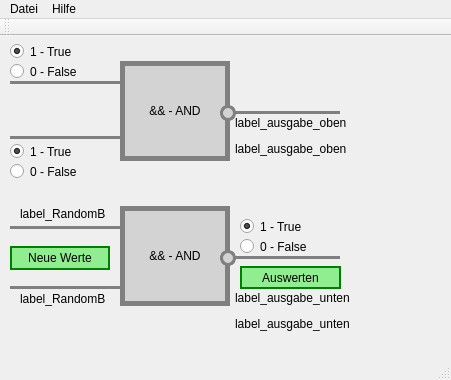
<?xml version="1.0" encoding="UTF-8"?>
<ui version="4.0">
 <class>frm_Main</class>
 <widget class="QMainWindow" name="frm_Main">
  <property name="geometry">
   <rect>
    <x>0</x>
    <y>0</y>
    <width>451</width>
    <height>380</height>
   </rect>
  </property>
  <property name="windowTitle">
   <string>Logikgatter</string>
  </property>
  <property name="windowIcon">
   <iconset resource="Ressourcen.qrc">
    <normaloff>:/images/cyb_strudel_48x48.png</normaloff>:/images/cyb_strudel_48x48.png</iconset>
  </property>
  <widget class="QWidget" name="centralWidget">
   <widget class="QLabel" name="label_operator_oben">
    <property name="geometry">
     <rect>
      <x>120</x>
      <y>25</y>
      <width>110</width>
      <height>100</height>
     </rect>
    </property>
    <property name="styleSheet">
     <string notr="true">background: lightgrey;
border: 5px solid grey;</string>
    </property>
    <property name="text">
     <string>&amp;&amp; - AND</string>
    </property>
    <property name="alignment">
     <set>Qt::AlignCenter</set>
    </property>
   </widget>
   <widget class="QRadioButton" name="Radio_A1">
    <property name="geometry">
     <rect>
      <x>10</x>
      <y>5</y>
      <width>100</width>
      <height>21</height>
     </rect>
    </property>
    <property name="text">
     <string>1 - True</string>
    </property>
    <property name="checked">
     <bool>true</bool>
    </property>
    <attribute name="buttonGroup">
     <string notr="true">buttonGroup</string>
    </attribute>
   </widget>
   <widget class="QRadioButton" name="Radio_A0">
    <property name="geometry">
     <rect>
      <x>10</x>
      <y>25</y>
      <width>100</width>
      <height>21</height>
     </rect>
    </property>
    <property name="text">
     <string>0 - False</string>
    </property>
    <attribute name="buttonGroup">
     <string notr="true">buttonGroup</string>
    </attribute>
   </widget>
   <widget class="QRadioButton" name="Radio_B1">
    <property name="geometry">
     <rect>
      <x>10</x>
      <y>105</y>
      <width>100</width>
      <height>21</height>
     </rect>
    </property>
    <property name="text">
     <string>1 - True</string>
    </property>
    <property name="checked">
     <bool>true</bool>
    </property>
    <attribute name="buttonGroup">
     <string notr="true">buttonGroup_2</string>
    </attribute>
   </widget>
   <widget class="QRadioButton" name="Radio_B0">
    <property name="geometry">
     <rect>
      <x>10</x>
      <y>125</y>
      <width>100</width>
      <height>21</height>
     </rect>
    </property>
    <property name="text">
     <string>0 - False</string>
    </property>
    <attribute name="buttonGroup">
     <string notr="true">buttonGroup_2</string>
    </attribute>
   </widget>
   <widget class="QRadioButton" name="Radio_C2">
    <property name="geometry">
     <rect>
      <x>240</x>
      <y>200</y>
      <width>100</width>
      <height>21</height>
     </rect>
    </property>
    <property name="text">
     <string>0 - False</string>
    </property>
    <attribute name="buttonGroup">
     <string notr="true">buttonGroup_3</string>
    </attribute>
   </widget>
   <widget class="QRadioButton" name="Radio_C1">
    <property name="geometry">
     <rect>
      <x>240</x>
      <y>180</y>
      <width>100</width>
      <height>21</height>
     </rect>
    </property>
    <property name="text">
     <string>1 - True</string>
    </property>
    <property name="checked">
     <bool>true</bool>
    </property>
    <attribute name="buttonGroup">
     <string notr="true">buttonGroup_3</string>
    </attribute>
   </widget>
   <widget class="QLabel" name="label_operator_unten">
    <property name="geometry">
     <rect>
      <x>120</x>
      <y>170</y>
      <width>110</width>
      <height>100</height>
     </rect>
    </property>
    <property name="styleSheet">
     <string notr="true">background: lightgrey;
border: 5px solid grey;</string>
    </property>
    <property name="text">
     <string>&amp;&amp; - AND</string>
    </property>
    <property name="alignment">
     <set>Qt::AlignCenter</set>
    </property>
   </widget>
   <widget class="QLabel" name="label_RandomA">
    <property name="geometry">
     <rect>
      <x>20</x>
      <y>170</y>
      <width>100</width>
      <height>16</height>
     </rect>
    </property>
    <property name="text">
     <string>label_RandomB</string>
    </property>
   </widget>
   <widget class="QLabel" name="label_RandomB">
    <property name="geometry">
     <rect>
      <x>20</x>
      <y>255</y>
      <width>100</width>
      <height>16</height>
     </rect>
    </property>
    <property name="text">
     <string>label_RandomB</string>
    </property>
   </widget>
   <widget class="QPushButton" name="button_Check_Quiz">
    <property name="geometry">
     <rect>
      <x>240</x>
      <y>230</y>
      <width>101</width>
      <height>23</height>
     </rect>
    </property>
    <property name="cursor">
     <cursorShape>OpenHandCursor</cursorShape>
    </property>
    <property name="styleSheet">
     <string notr="true">QPushButton {
	color: black;
	background: lightgreen;
	border: 2px solid green;
}
QPushButton:hover {
	color: white;
	background: green;
	border: 2px solid green;
}</string>
    </property>
    <property name="text">
     <string>Auswerten</string>
    </property>
   </widget>
   <widget class="QLabel" name="label_ausgabe_oben">
    <property name="geometry">
     <rect>
      <x>235</x>
      <y>80</y>
      <width>171</width>
      <height>51</height>
     </rect>
    </property>
    <property name="text">
     <string>&lt;html&gt;&lt;head/&gt;&lt;body&gt;&lt;p&gt;label_ausgabe_oben&lt;/p&gt;&lt;p&gt;label_ausgabe_oben&lt;/p&gt;&lt;/body&gt;&lt;/html&gt;</string>
    </property>
    <property name="alignment">
     <set>Qt::AlignLeading|Qt::AlignLeft|Qt::AlignTop</set>
    </property>
   </widget>
   <widget class="QLabel" name="label_ausgabe_unten">
    <property name="geometry">
     <rect>
      <x>235</x>
      <y>255</y>
      <width>171</width>
      <height>51</height>
     </rect>
    </property>
    <property name="text">
     <string>&lt;html&gt;&lt;head/&gt;&lt;body&gt;&lt;p&gt;label_ausgabe_unten&lt;/p&gt;&lt;p&gt;label_ausgabe_unten&lt;/p&gt;&lt;/body&gt;&lt;/html&gt;</string>
    </property>
    <property name="alignment">
     <set>Qt::AlignLeading|Qt::AlignLeft|Qt::AlignTop</set>
    </property>
   </widget>
   <widget class="QPushButton" name="button_newRandom">
    <property name="geometry">
     <rect>
      <x>10</x>
      <y>210</y>
      <width>100</width>
      <height>24</height>
     </rect>
    </property>
    <property name="cursor">
     <cursorShape>OpenHandCursor</cursorShape>
    </property>
    <property name="styleSheet">
     <string notr="true">QPushButton {
	color: black;
	background: lightgreen;
	border: 2px solid green;
}
QPushButton:hover {
	color: white;
	background: green;
	border: 2px solid green;
}</string>
    </property>
    <property name="text">
     <string>Neue Werte</string>
    </property>
   </widget>
   <widget class="Line" name="line">
    <property name="geometry">
     <rect>
      <x>10</x>
      <y>250</y>
      <width>110</width>
      <height>3</height>
     </rect>
    </property>
    <property name="styleSheet">
     <string notr="true">border: 5px solid grey;</string>
    </property>
    <property name="orientation">
     <enum>Qt::Horizontal</enum>
    </property>
   </widget>
   <widget class="Line" name="line_2">
    <property name="geometry">
     <rect>
      <x>10</x>
      <y>190</y>
      <width>110</width>
      <height>3</height>
     </rect>
    </property>
    <property name="styleSheet">
     <string notr="true">border: 5px solid grey;</string>
    </property>
    <property name="orientation">
     <enum>Qt::Horizontal</enum>
    </property>
   </widget>
   <widget class="Line" name="line_3">
    <property name="geometry">
     <rect>
      <x>230</x>
      <y>220</y>
      <width>110</width>
      <height>3</height>
     </rect>
    </property>
    <property name="styleSheet">
     <string notr="true">border: 5px solid grey;</string>
    </property>
    <property name="orientation">
     <enum>Qt::Horizontal</enum>
    </property>
   </widget>
   <widget class="Line" name="line_4">
    <property name="geometry">
     <rect>
      <x>10</x>
      <y>100</y>
      <width>110</width>
      <height>3</height>
     </rect>
    </property>
    <property name="styleSheet">
     <string notr="true">border: 5px solid grey;</string>
    </property>
    <property name="orientation">
     <enum>Qt::Horizontal</enum>
    </property>
   </widget>
   <widget class="Line" name="line_5">
    <property name="geometry">
     <rect>
      <x>10</x>
      <y>45</y>
      <width>110</width>
      <height>3</height>
     </rect>
    </property>
    <property name="styleSheet">
     <string notr="true">border: 5px solid grey;</string>
    </property>
    <property name="orientation">
     <enum>Qt::Horizontal</enum>
    </property>
   </widget>
   <widget class="Line" name="line_6">
    <property name="geometry">
     <rect>
      <x>230</x>
      <y>75</y>
      <width>110</width>
      <height>3</height>
     </rect>
    </property>
    <property name="styleSheet">
     <string notr="true">border: 5px solid grey;</string>
    </property>
    <property name="orientation">
     <enum>Qt::Horizontal</enum>
    </property>
   </widget>
   <widget class="QLabel" name="label_oben_punktC">
    <property name="geometry">
     <rect>
      <x>220</x>
      <y>69</y>
      <width>16</width>
      <height>16</height>
     </rect>
    </property>
    <property name="styleSheet">
     <string notr="true">background: lightgrey;
border: 3px solid grey;
border-radius: 8px;</string>
    </property>
    <property name="text">
     <string/>
    </property>
    <property name="alignment">
     <set>Qt::AlignCenter</set>
    </property>
   </widget>
   <widget class="QLabel" name="label_unten_punktC">
    <property name="geometry">
     <rect>
      <x>220</x>
      <y>214</y>
      <width>16</width>
      <height>16</height>
     </rect>
    </property>
    <property name="styleSheet">
     <string notr="true">background: lightgrey;
border: 3px solid grey;
border-radius: 8px;</string>
    </property>
    <property name="text">
     <string/>
    </property>
    <property name="alignment">
     <set>Qt::AlignCenter</set>
    </property>
   </widget>
  </widget>
  <widget class="QMenuBar" name="menuBar">
   <property name="geometry">
    <rect>
     <x>0</x>
     <y>0</y>
     <width>451</width>
     <height>20</height>
    </rect>
   </property>
   <widget class="QMenu" name="menu_File">
    <property name="title">
     <string>Datei</string>
    </property>
    <addaction name="menu_File_Quit"/>
   </widget>
   <widget class="QMenu" name="menu_Help">
    <property name="title">
     <string>Hilfe</string>
    </property>
    <addaction name="menu_Help_About"/>
   </widget>
   <addaction name="menu_File"/>
   <addaction name="menu_Help"/>
  </widget>
  <widget class="QToolBar" name="toolbar">
   <property name="styleSheet">
    <string notr="true">/*QWidget {
	background : red;
}*/
QToolButton {
	margin:  2px;
	width: 45px;
	color: black;
	background : lightgrey;
	border : 2px solid grey;
}
QToolButton:hover {
	color: white;
	background : grey;
}</string>
   </property>
   <attribute name="toolBarArea">
    <enum>TopToolBarArea</enum>
   </attribute>
   <attribute name="toolBarBreak">
    <bool>false</bool>
   </attribute>
  </widget>
  <widget class="QStatusBar" name="statusBar"/>
  <action name="menu_File_Quit">
   <property name="icon">
    <iconset resource="Ressourcen.qrc">
     <normaloff>:/images/quit.png</normaloff>:/images/quit.png</iconset>
   </property>
   <property name="text">
    <string>Beenden</string>
   </property>
  </action>
  <action name="menu_Help_About">
   <property name="icon">
    <iconset resource="Ressourcen.qrc">
     <normaloff>:/images/about.png</normaloff>:/images/about.png</iconset>
   </property>
   <property name="text">
    <string>About</string>
   </property>
  </action>
 </widget>
 <layoutdefault spacing="6" margin="11"/>
 <resources>
  <include location="Ressourcen.qrc"/>
 </resources>
 <connections/>
 <buttongroups>
  <buttongroup name="buttonGroup"/>
  <buttongroup name="buttonGroup_2"/>
  <buttongroup name="buttonGroup_3"/>
 </buttongroups>
</ui>
